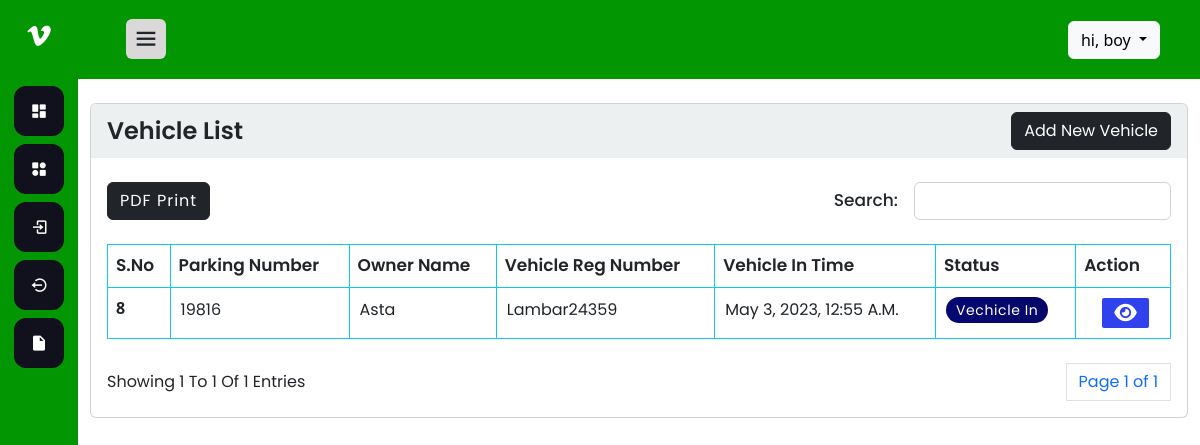
/vehicle-manageIn/manageIn-vehicle/, run on the app's committed database.
### VManageIn_App/models.py (models this page shows, shortened)
class VehicleIn(models.Model):
    vehicel_category = models.ForeignKey(Add_Category, on_delete=models.PROTECT)
    vehicle_company_name = models.CharField(max_length=100)
    registration_number = models.CharField(max_length=100)
    owner_name = models.CharField(max_length=100, null=True)
    owner_contact_number = models.CharField(max_length=16)
    vehicle_in_time = models.DateTimeField(blank=True, null=True)
    vehicle_status = models.CharField(max_length=100, choices=vehicleStatus ,default=VEHICLE_IN)
    parking_number = models.IntegerField(null=True)
    vehicle_time_out = models.DateTimeField(blank=True, null=True)
    parking_charges = models.CharField(max_length=100, null=True)

### VManageIn_App/views.py (the view)
# urls.py: path('manageIn-vehicle/', vehicle_manageList, name = 'vehicle_manage'),
def vehicle_manageList(request):
    vehicle_data = VehicleIn.objects.filter(vehicle_status = VEHICLE_IN)
    paginator = Paginator(vehicle_data, 10)
    page = request.GET.get('page')
    vehicle_records = paginator.get_page(page)
    records = paginator.get_page(page)
    context = {
        'vehicleData': vehicle_records,
        'records': records
    }
    return render(request, 'Vehicle_Manage_In_App/vehicleManageList.html',context)

### templates/Vehicle_Manage_In_App/vehicleManageList.html (shortened to what this page needs)
{% extends 'BaseTemplate/index.html' %}
{% load static %}
{% block vehicle_manage_list_template %}
<div class="container">
    <div class="row mt-4">
        <div class="col-12">
            <div class="card">
                <div class="card-header text-capitalize py-2 d-flex justify-content-between align-items-center">
                    <span>vehicle list</span>
                    <div class="add_new_category">
                        <a href="{% url 'add_vehicle' %}" class="btn btn-dark">add new vehicle</a>
                    </div>
                </div>
                <div class="card-body">
                    <div class="d-flex justify-content-between align-items-center mt-2">
                        <div class="button">
                            <button class="btn btn-dark text-capitalize" onclick="generatePdf('table_vehicle_pdf')"><span class='text-uppercase'>pdf</span> print</button>
                        </div>
                        <div class="search_box d-flex align-items-center text-capitalize">
                            <label for="search-input">search:</label>
                            <input type="search" class="form-control ms-3" id="search-vehicle-input">
                        </div>
                    </div>
                    <div class='table_box mt-4'>
                        <table class="table table-bordered border border-info" id='table_vehicle_pdf'>
                            <thead>
                                <tr class='text-capitalize'>
                                    <th scope="col">s.no</th>
                                    <th scope="col">parking number</th>
                                    <th scope="col">owner name</th>
                                    <th scope="col">vehicle reg number</th>
                                    <th scope="col">vehicle in time</th>
                                    <th scope="col">status</th>
                                    <th scope="col">action</th>
                                </tr>
                            </thead>
                            <tbody>
                                {% if vehicleData %}
                                {% for data in vehicleData %}
                                <tr id="item-{{data.id}}">
                                    <th scope="row" id='id_{{data.id}}' data-id={{data.id}}>{{data.id}}</th>
                                    <td>{{data.parking_number}}</td>
                                    <td>{{data.owner_name}}</td>
                                    <td>{{data.registration_number}}</td>
                                    <td>{{data.vehicle_in_time}}</td>
                                    <td><span class='highlight'>{{data.vehicle_status}}<span></td>
                                    <td>
                                        <ul class='list-unstyled d-flex align-items-center'>
                                            <li>
                                                <a href="{% url 'view_vehicle' data.id %}"><i style="cursor: pointer;" class="fa-solid fa-eye ms-3"></i></a>
                                            </li>
                                        </ul>
                                    </td>
                                </tr>
                                {% endfor %}
                                {% else %}
                                <tr class='text-center'>
                                    <td colspan='5'>no data available in table</td>
                                </tr>
                                {% endif %}
                            </tbody>
                        </table>
                    </div>
                    <div class="pagination_box d-flex justify-content-between align-items-center mt-4">
                        <div class="pagination justify-content-end order-1">
                            <nav aria-label="Page navigation example">
                                <ul class="pagination">
                                    <li class="page-item">
                                        {% if vehicleData.paginator.num_pages %}
                                        <span class='page-link'>Page {{ vehicleData.number }} of {{ vehicleData.paginator.num_pages }}</span>
                                        {% endif %}
                                    </li>
                                </ul>
                            </nav>
                        </div>
                        <div class="record_showing">
                            <span class='text-capitalize'>
                                showing {{records.start_index}} to {{records.end_index}} of
                                {{records.paginator.count}} entries
                            </span>
                        </div>
                    </div>
                </div>
            </div>
        </div>
    </div>
</div>
{% endblock vehicle_manage_list_template %}

### static/CSS/style.css (style rules this page uses)
:root { --fancy-family: 'Merriweather', serif; --bold-family: 'Poppins', sans-serif; --simple-family: 'Roboto', sans-serif; --color1: #8A2387; --color2: #E94057; }
* { padding: 0px; margin: 0px; box-sizing: border-box; }
.card .card-header { padding-block: 12px; background-color: #ecf0f1; text-transform: capitalize; border-bottom: none; font-size: 24px; font-family: var(--bold-family); font-weight: 600; }
.card .card-body table thead th { font-family: var(--bold-family); font-weight: 600; font-size: 17px; }
.card .card-body table tbody tr td { font-family: var(--bold-family); text-transform: capitalize; padding: 10px 10px; }
.card .card-body table tbody tr td a i { background-color: #2f42ee; color: white; padding: 5px 12px; border-radius: 2px; font-size: 20px; }
.card .add_new_category { font-family: var(--bold-family); font-size: 15px; }
.card .button button { font-family: var(--bold-family); letter-spacing: 1px; }
.card .search_box label { font-family: var(--bold-family); font-weight: 500; font-size: 17px; }
.card table tbody .highlight { text-transform: capitalize; color: white; padding: 3px 10px; border-radius: 30px; font-size: 14px; letter-spacing: .6px; background-image: radial-gradient( circle 610px at 5.2% 51.6%, rgba(5,8,114,1) 0%, rgba(7,3,53,1) 97.5% ); }
.card table tbody td ul { padding: 0; margin: 0; }
.card table tbody td ul li i { font-size: 17px; color: black; }
.pagination_box ul { padding: 0; margin: 0; }
.pagination_box ul li { font-family: var(--bold-family); }
.record_showing span { font-family: var(--bold-family); }

### static/CSS/sidrebar.css (style rules this page uses)
:root { --simple-family: 'Roboto', sans-serif; }

### data on the page
VehicleIn: id "8", parking_number "19816", owner_name "Asta", registration_number "Lambar24359", vehicle_in_time "May 3, 2023, 12:55 A.m.", vehicle_status "Vechicle In"

### other printed values
{{ vehicleData.number }} "1"
{{ vehicleData.paginator.num_pages }} "1"
{{ records.start_index }} "1"
{{ records.end_index }} "1"
{{ records.paginator.count }} "1"
